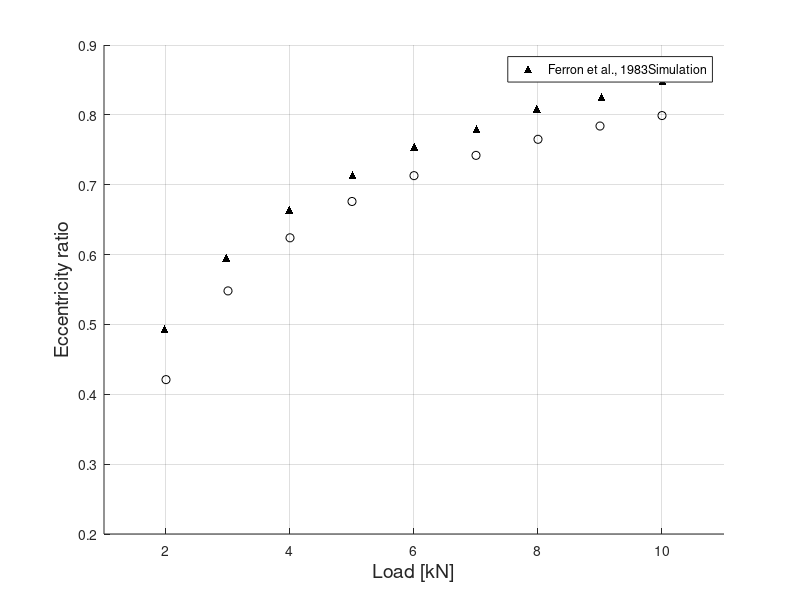

Source code (MATLAB):
W_exp = [1973.871065
2973.904431
3989.421271
5009.676943
6000.911384
7008.550739
7982.026902
9023.5415
10008.16543
] / 1000;

W_sim = [2000
3000
4000
5000
6000
7000
8000
9000
10000
] / 1000;

e_exp = [0.493289032
0.595543222
0.664413147
0.713713817
0.754386962
0.78009293
0.808683151
0.825749527
0.848582213
];
e_sim = [0.421
0.548
0.624
0.676
0.713
0.742
0.765
0.784
0.799 % Fix
];

% Plot the data
figure;
hold on;
scatter(W_exp, e_exp, 'k', '^', "filled"); % Use '-o' for a line with markers
scatter(W_sim, e_sim, 'k'); % Use '-o' for a line with markers
hold off;

% Set axis labels
xlabel('Load [kN]', 'FontSize', 14);
ylabel('Eccentricity ratio', 'FontSize', 14);

legend(["Ferron et al., 1983", "Simulation"]);

% Set x-axis limits to 0 and 360 degrees
xlim([1 11]);
ylim([0.2 0.9]);

% Add grid for clarity
grid on;
%title('Min. film thickness vs. Rotational speed', 'FontSize', 16);
